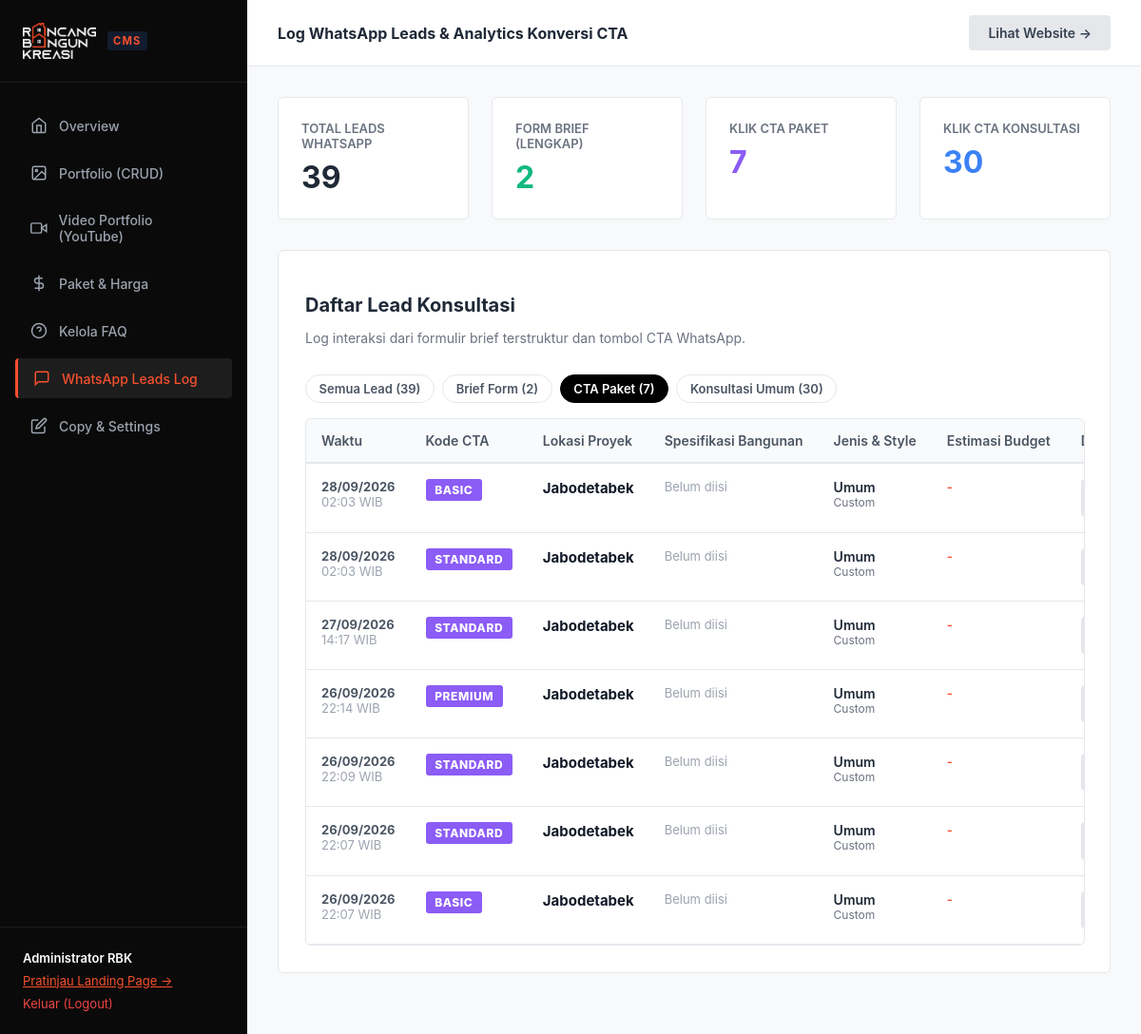
Screenshot of /admin/leads.php?filter=paket (signed in) with the database file from the repository.
### tables this page shows
CREATE TABLE leads (
        id INTEGER PRIMARY KEY AUTOINCREMENT,
        name TEXT,
        wa_number TEXT,
        location TEXT,
        land_area TEXT,
        building_area TEXT,
        floors TEXT,
        building_type TEXT,
        style TEXT,
        budget TEXT,
        full_message TEXT,
        source_cta TEXT,
        status TEXT DEFAULT 'new',
        created_at DATETIME DEFAULT CURRENT_TIMESTAMP
    );

### config/auth.php (called while the page is built, shortened)
<?php
function e($string) {
    return htmlspecialchars($string ?? '', ENT_QUOTES, 'UTF-8');
}

### admin/leads.php (the view, shortened to what this page needs)
<?php
require_once __DIR__ . '/../config/auth.php';
$db = getDB();
$filter = $_GET['filter'] ?? 'all';
$sql = "SELECT * FROM leads";
$params = [];
if ($filter === 'brief') {
    $sql .= " WHERE source_cta = 'LENGKAP'";
} elseif ($filter === 'paket') {
    $sql .= " WHERE source_cta IN ('BASIC', 'STANDARD', 'PREMIUM', 'REKOMENDASI')";
} elseif ($filter === 'umum') {
    $sql .= " WHERE source_cta IN ('UMUM', 'SEBELUM-BANGUN', 'JADWAL', 'SLOT', 'TANYA')";
}
$sql .= " ORDER BY created_at DESC";
$leads = $db->prepare($sql);
$leads->execute($params);
$leadsList = $leads->fetchAll();
$totalLeads = $db->query("SELECT COUNT(*) FROM leads")->fetchColumn();
$totalBriefs = $db->query("SELECT COUNT(*) FROM leads WHERE source_cta = 'LENGKAP'")->fetchColumn();
$totalPaket = $db->query("SELECT COUNT(*) FROM leads WHERE source_cta IN ('BASIC', 'STANDARD', 'PREMIUM', 'REKOMENDASI')")->fetchColumn();
$totalGeneral = $db->query("SELECT COUNT(*) FROM leads WHERE source_cta NOT IN ('LENGKAP', 'BASIC', 'STANDARD', 'PREMIUM', 'REKOMENDASI')")->fetchColumn();
?>
<!DOCTYPE html>
<html lang="id">
<head>
  <link rel="stylesheet" href="/assets/css/admin.css">
</head>
<body class="admin-body">
  <?php include __DIR__ . '/sidebar.php'; ?>
  <div class="admin-main">
    <div class="admin-topbar">
      <div><strong>Log WhatsApp Leads & Analytics Konversi CTA</strong></div>
      <a href="/" target="_blank" class="btn-admin btn-admin-secondary">Lihat Website &rarr;</a>
    </div>
    <div class="admin-content">
      <div class="stats-grid">
        <div class="stat-card">
          <div class="stat-label">Total Leads WhatsApp</div>
          <div class="stat-value"><?= $totalLeads; ?></div>
        </div>
        <div class="stat-card">
          <div class="stat-label">Form Brief (Lengkap)</div>
          <div class="stat-value" style="color: #10B981;"><?= $totalBriefs; ?></div>
        </div>
        <div class="stat-card">
          <div class="stat-label">Klik CTA Paket</div>
          <div class="stat-value" style="color: #8B5CF6;"><?= $totalPaket; ?></div>
        </div>
        <div class="stat-card">
          <div class="stat-label">Klik CTA Konsultasi</div>
          <div class="stat-value" style="color: #3B82F6;"><?= $totalGeneral; ?></div>
        </div>
      </div>
      <div class="card">
        <div style="display: flex; align-items: center; justify-content: space-between; flex-wrap: wrap; gap: 1rem; margin-bottom: 1rem;">
          <div>
            <h2 style="font-size: 1.25rem; font-weight: 700; margin-bottom: 0.25rem;">Daftar Lead Konsultasi</h2>
            <p style="font-size: 0.875rem; color: #6B7280;">Log interaksi dari formulir brief terstruktur dan tombol CTA WhatsApp.</p>
          </div>
          <div class="filter-pills" style="margin-bottom: 0;">
            <a href="/admin/leads.php?filter=all" class="filter-pill <?= $filter === 'all' ? 'active' : ''; ?>">Semua Lead (<?= $totalLeads; ?>)</a>
            <a href="/admin/leads.php?filter=brief" class="filter-pill <?= $filter === 'brief' ? 'active' : ''; ?>">Brief Form (<?= $totalBriefs; ?>)</a>
            <a href="/admin/leads.php?filter=paket" class="filter-pill <?= $filter === 'paket' ? 'active' : ''; ?>">CTA Paket (<?= $totalPaket; ?>)</a>
            <a href="/admin/leads.php?filter=umum" class="filter-pill <?= $filter === 'umum' ? 'active' : ''; ?>">Konsultasi Umum (<?= $totalGeneral; ?>)</a>
          </div>
        </div>
        <?php if (empty($leadsList)): ?>
          <div style="text-align: center; padding: 4rem 2rem; color: #9CA3AF; background: #F9FAFB; border-radius: 6px; border: 1px dashed #E5E7EB;">
            <svg width="48" height="48" viewBox="0 0 24 24" fill="none" stroke="currentColor" stroke-width="1.5" style="margin-bottom: 1rem; color: #D1D5DB;"><path d="M21 15a2 2 0 0 1-2 2H7l-4 4V5a2 2 0 0 1 2-2h14a2 2 0 0 1 2 2z"/></svg>
            <div style="font-size: 1rem; font-weight: 600; color: #374151;">Belum Ada Lead Tersimpan</div>
            <div style="font-size: 0.875rem; color: #6B7280; margin-top: 0.25rem;">Leads akan otomatis masuk ketika pengunjung mengklik CTA WhatsApp atau mengirim formulir brief.</div>
          </div>
        <?php else: ?>
          <div class="table-responsive">
            <table class="admin-table">
              <thead>
                <tr>
                  <th style="width: 130px;">Waktu</th>
                  <th style="width: 140px;">Kode CTA</th>
                  <th style="width: 180px;">Lokasi Proyek</th>
                  <th style="width: 200px;">Spesifikasi Bangunan</th>
                  <th style="width: 180px;">Jenis & Style</th>
                  <th style="width: 160px;">Estimasi Budget</th>
                  <th style="width: 160px;">Detail Brief</th>
                </tr>
              </thead>
              <tbody>
                <?php foreach ($leadsList as $lead): ?>
                  <?php
                    $ctaCode = strtoupper($lead['source_cta'] ?? 'UMUM');
                    $badgeClass = 'umum';
                    if ($ctaCode === 'LENGKAP') {
                        $badgeClass = 'lengkap';
                    } elseif (in_array($ctaCode, ['BASIC', 'STANDARD', 'PREMIUM', 'REKOMENDASI'])) {
                        $badgeClass = 'paket';
                    } elseif (in_array($ctaCode, ['SEBELUM-BANGUN', 'RUMAH', 'KOMERSIAL'])) {
                        $badgeClass = 'sebelum';
                    }
                  ?>
                  <tr>
                    <td style="white-space: nowrap; font-size: 0.8125rem; color: #4B5563;">
                      <strong><?= date('d/m/Y', strtotime($lead['created_at'])); ?></strong><br>
                      <span style="color: #9CA3AF;"><?= date('H:i', strtotime($lead['created_at'])); ?> WIB</span>
                    </td>
                    <td>
                      <span class="badge-cta <?= $badgeClass; ?>"><?= e($ctaCode); ?></span>
                    </td>
                    <td>
                      <strong style="color: #111827; font-size: 0.9375rem;"><?= e($lead['location'] ?? 'Jabodetabek'); ?></strong>
                    </td>
                    <td style="font-size: 0.8125rem; color: #374151;">
                      <?php if (!empty($lead['land_area']) || !empty($lead['building_area'])): ?>
                        <div>Tanah: <strong><?= e($lead['land_area'] ?? '-'); ?> m²</strong></div>
                        <div>Bangunan: <strong><?= e($lead['building_area'] ?? '-'); ?> m²</strong> (<?= e($lead['floors'] ?? '-'); ?>)</div>
                      <?php else: ?>
                        <span style="color: #9CA3AF;">Belum diisi</span>
                      <?php endif; ?>
                    </td>
                    <td>
                      <div style="font-weight: 600; color: #1F2937;"><?= e($lead['building_type'] ?? 'Umum'); ?></div>
                      <div style="font-size: 0.75rem; color: #6B7280;"><?= e($lead['style'] ?? 'Custom'); ?></div>
                    </td>
                    <td style="font-size: 0.8125rem; font-weight: 600; color: var(--admin-primary);">
                      <?= e($lead['budget'] ?? '-'); ?>
                    </td>
                    <td>
                      <button type="button" class="btn-admin btn-admin-secondary btn-view-brief" style="padding: 0.35rem 0.75rem; font-size: 0.75rem;" data-message="<?= e($lead['full_message']); ?>" data-cta="<?= e($ctaCode); ?>" data-date="<?= date('d M Y H:i', strtotime($lead['created_at'])); ?>">
                      </button>
                    </td>
                  </tr>
                <?php endforeach; ?>
              </tbody>
            </table>
          </div>
        <?php endif; ?>
      </div>
    </div>
  </div>
</body>
</html>

### assets/css/admin.css (style rules this page uses)
:root { --admin-sidebar-bg: #0A0A0A; --admin-content-bg: #F8F9FA; --admin-card-bg: #FFFFFF; --admin-border: #E5E7EB; --admin-text: #1F2937; --admin-muted: #6B7280; --admin-primary: #F5502D; --admin-primary-hover: #D83C1A; }
body.admin-body { font-family: 'Plus Jakarta Sans', -apple-system, sans-serif; background-color: var(--admin-content-bg); color: var(--admin-text); margin: 0; display: flex; min-height: 100vh; }
.admin-main { flex-grow: 1; display: flex; flex-direction: column; min-width: 0; overflow-x: hidden; }
.admin-topbar { background: #FFFFFF; padding: 1rem 2rem; border-bottom: 1px solid var(--admin-border); display: flex; align-items: center; justify-content: space-between; }
.admin-content { padding: 2rem; flex-grow: 1; }
.stats-grid { display: grid; grid-template-columns: repeat(4, 1fr); gap: 1.5rem; margin-bottom: 2rem; }
.stat-card { background: var(--admin-card-bg); padding: 1.5rem; border-radius: 6px; border: 1px solid var(--admin-border); display: flex; flex-direction: column; }
.stat-label { font-size: 0.8125rem; color: var(--admin-muted); font-weight: 600; text-transform: uppercase; margin-bottom: 0.5rem; }
.stat-value { font-size: 2rem; font-weight: 700; color: var(--admin-text); }
.card { background: var(--admin-card-bg); border: 1px solid var(--admin-border); border-radius: 6px; padding: 1.75rem; margin-bottom: 2rem; }
.btn-admin { padding: 0.625rem 1.25rem; font-size: 0.875rem; font-weight: 600; border-radius: 4px; border: none; cursor: pointer; display: inline-flex; align-items: center; gap: 0.5rem; text-decoration: none; }
.btn-admin-secondary { background: #E5E7EB; color: #374151; }
.table-responsive { width: 100%; overflow-x: auto; -webkit-overflow-scrolling: touch; margin-top: 1rem; border: 1px solid var(--admin-border); border-radius: 6px; }
.admin-table { width: 100%; border-collapse: collapse; font-size: 0.875rem; min-width: 900px; }
.admin-table th { background: #F9FAFB; font-weight: 600; color: #4B5563; padding: 0.875rem 1rem; text-align: left; border-bottom: 2px solid var(--admin-border); white-space: nowrap; }
.admin-table td { padding: 1rem; text-align: left; border-bottom: 1px solid var(--admin-border); vertical-align: top; }
.badge-cta { display: inline-block; padding: 0.25rem 0.6rem; font-size: 0.75rem; font-weight: 800; border-radius: 3px; letter-spacing: 0.05em; text-transform: uppercase; }
.badge-cta.paket { background: #8B5CF6; color: #FFFFFF; }
.filter-pills { display: flex; gap: 0.5rem; flex-wrap: wrap; margin-bottom: 1.5rem; }
.filter-pill { padding: 0.4rem 0.85rem; font-size: 0.8125rem; font-weight: 600; border-radius: 20px; border: 1px solid var(--admin-border); background: #FFF; color: #4B5563; text-decoration: none; transition: all 0.2s ease; }
.filter-pill.active, .filter-pill:hover { background: #000; color: #FFF; border-color: #000; }

### rows the page displays
leads: created_at "28/09/2026", created_at "02:03", source_cta "BASIC", location "Jabodetabek", shows "Belum diisi", building_type "Umum", style "Custom", budget "-"
leads: created_at "28/09/2026", created_at "02:03", source_cta "STANDARD", location "Jabodetabek", shows "Belum diisi", building_type "Umum", style "Custom", budget "-"
leads: created_at "27/09/2026", created_at "14:17", source_cta "STANDARD", location "Jabodetabek", shows "Belum diisi", building_type "Umum", style "Custom", budget "-"
leads: created_at "26/09/2026", created_at "22:14", source_cta "PREMIUM", location "Jabodetabek", shows "Belum diisi", building_type "Umum", style "Custom", budget "-"
leads: created_at "26/09/2026", created_at "22:09", source_cta "STANDARD", location "Jabodetabek", shows "Belum diisi", building_type "Umum", style "Custom", budget "-"
leads: created_at "26/09/2026", created_at "22:07", source_cta "STANDARD", location "Jabodetabek", shows "Belum diisi", building_type "Umum", style "Custom", budget "-"
leads: created_at "26/09/2026", created_at "22:07", source_cta "BASIC", location "Jabodetabek", shows "Belum diisi", building_type "Umum", style "Custom", budget "-"

### other values shown
$_SESSION['admin_user']['name'] "Administrator RBK"
$totalLeads "39"
$totalBriefs "2"
$totalPaket "7"
$totalGeneral "30"
